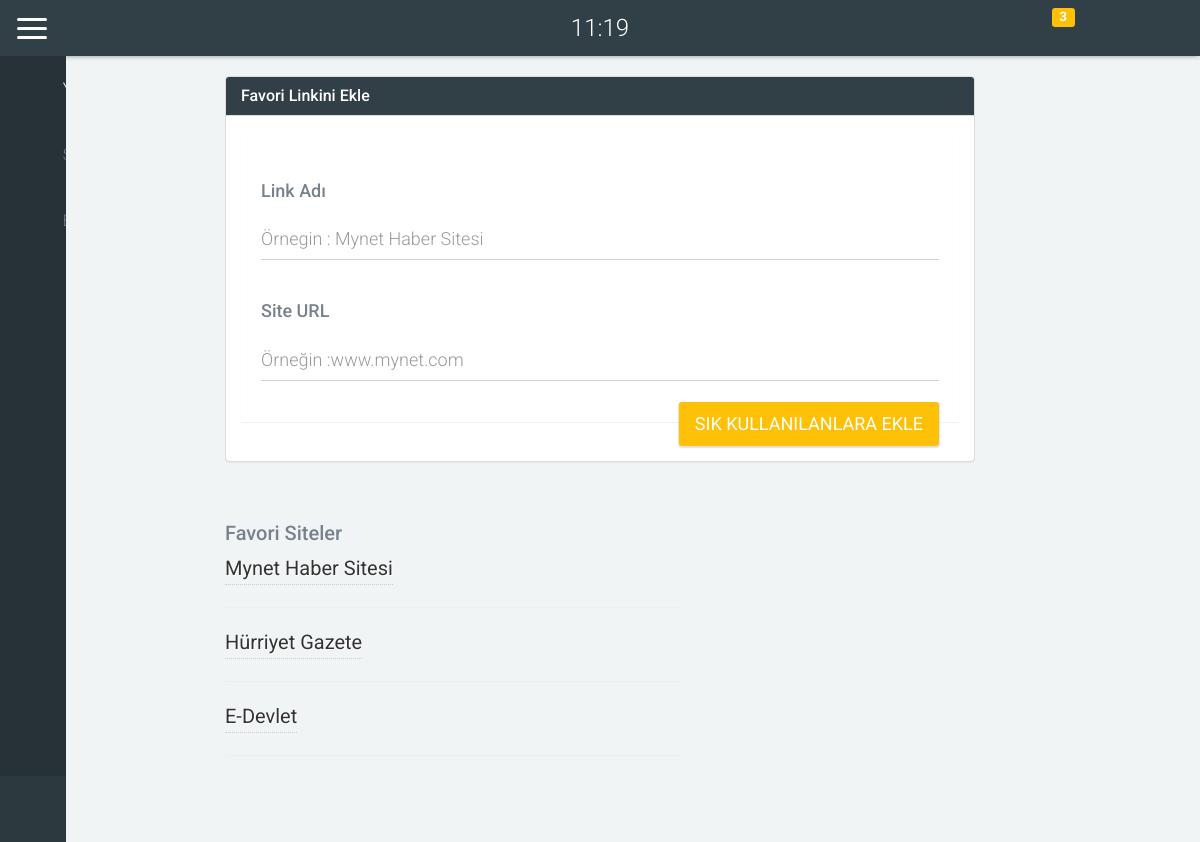
Page /Sayfalar/yazisleri/sahsi_yonetim_sik_kullanilanlar.php on the committed database.
### tables this page shows
CREATE TABLE IF NOT EXISTS `sahsi_yonetim_sik_kullanilanlar` (
  `num` int(10) NOT NULL AUTO_INCREMENT,
  `site_adi` varchar(100) NOT NULL,
  `site_url` varchar(150) NOT NULL,
  `ekleme_tarihi` varchar(100) NOT NULL,
  PRIMARY KEY (`num`)
);

### Sayfalar/yazisleri/sahsi_yonetim_sik_kullanilanlar.php (the view, shortened to what this page needs)
  <!DOCTYPE html>
<html lang="en" class="no-js">
<head>
  <?php require './LNKLER.php'; ?>
</head>
<body>
 <?php
 include './sidebarr.php';
 include_once '../VTYS-CONNECT.php';
 ?>
    <div id="content" class="content container-fluid">
        <div class="row">
 <div class="col-lg-8 col-lg-offset-2">
       <div class="panel panel-default">
                  <div class="panel-heading" style="background-color:#313F47;">
                    <h3 class="panel-title" style="color:white;">Favori Linkini Ekle</h3>
                  </div>
                  <div class="panel-body">
                      <div class="box-shadow big-box">
            <label> <h3>Link Adı</h3> </label>
            <input id="URLAdi" class="form-control material input-lg example-item" type="text" placeholder="Örnegin : Mynet Haber Sitesi"/>
            <label><h3>Site URL </h3> </label>
            <input id="URLAdres" class="form-control material input-lg example-item" type="text" placeholder="Örneğin :www.mynet.com"/>
              <button id="FavorilerURLEkle" class="btn btn-warning btn-lg text-uppercase waves pull-right">Sık Kullanılanlara Ekle</button>
       </div>
                  </div>
                </div>
     <br>
 </div>
            <div class="col-lg-5 col-lg-offset-2">
                <h2>Favori Siteler</h2>
                <?php
                $queryCon = "SELECT * FROM sahsi_yonetim_sik_kullanilanlar";
                   $gonder = mysql_query($queryCon);
                   while($qu = mysql_fetch_array($gonder)){
                   ?>
                <label>
                    <a id="isreal" href="<?= $qu[2]; ?>"><?= $qu[1]; ?></a>
                </label>
                <hr/>
                <?php
                   }
                ?>
            </div>
        </div>
      </div>
</body>
  </html>

### CSSS/cl-callout.css (style rules this page uses)
.callout-light h1, h2, h3, h4 { font-weight: 300; line-height: 1.4; }
.callout-dark h1, h2, h3, h4 { font-weight: 300; line-height: 1.4; }
.callout-bubble h1, h2, h3, h4 { font-weight: 300; line-height: 1.4; }
body { margin-top:30px; }

### Sayfalar/yazisleri/sahsi_yonetim_sik_kullanilanlar.php (style rules this page uses)
#isreal { font-size: 20px; font-weight: normal; line-height: 1.4em; margin: 0.25em 0 0; padding: 0 0 4px; text-shadow: 1px 1px 0 white; border-bottom: 1px dotted #cccccc; color:#333333; }

### rows in the picture
sahsi_yonetim_sik_kullanilanlar: site_adi "Mynet Haber Sitesi"
sahsi_yonetim_sik_kullanilanlar: site_adi "Hürriyet Gazete"
sahsi_yonetim_sik_kullanilanlar: site_adi "E-Devlet"
